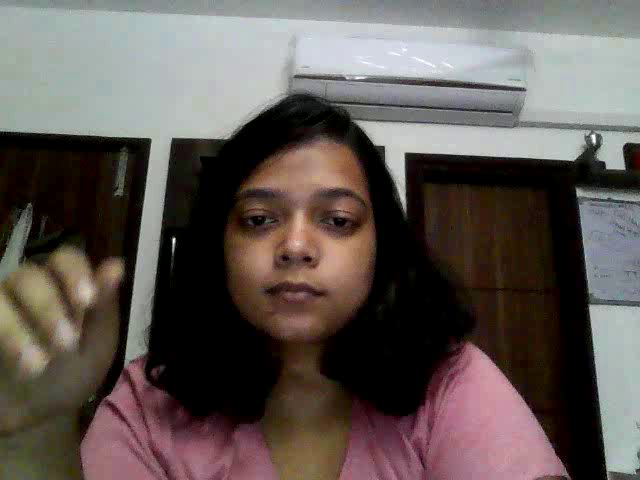
#> input picture frame 15 of Experiment/Hand-Gestures-Videos/Hand-Gestures-Videos/mp4/data/clap/clap_video_0.mp4, 640 x 480 px
$ python OpticalFlow.py
#> lines starting #> are read from the running program, lines starting #| are printed output that depends on the picture
import pickle
import csv
import cv2
import numpy as np
from pathlib import Path

video_file = "./user02_0.mp4"

class_idx = {"background": 1, "clap": 2, "peace": 3, "swipe_left": 4, "swipe_right": 5, "thumbs_down": 6, "thumbs_up": 7, "wave": 8 }


def preprocess(vid_path):

    # Get a VideoCapture object from video and store it in vs
    vc = cv2.VideoCapture(vid_path)
    # Read first frame
    ret, first_frame = vc.read()
#> first_frame is the input picture: shape (480, 640, 3); mean B, G, R 84.7, 88.6, 97.3
    # Scale and resize image
    max_dim = max(first_frame.shape)
#> max_dim = 640
    resize_dim = 342 #256
    scale = resize_dim/max_dim
#> scale = 0.534

    first_frame = cv2.resize(first_frame, None, fx=scale, fy=scale)
#> first_frame: shape (256, 342, 3)
    h, w, c = first_frame.shape
#> h = 256; w = 342; c = 3
    # Convert to gray scale
    prev_gray = cv2.cvtColor(first_frame, cv2.COLOR_BGR2GRAY)
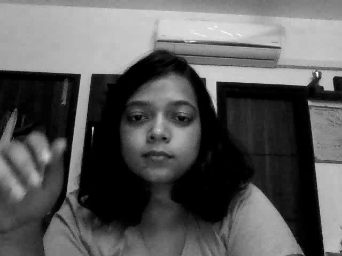
#> prev_gray: shape (256, 342); min 0, max 252, mean 90.7


    # Create mask
    mask = np.zeros_like(first_frame)
    # Sets image saturation to maximum
    mask[..., 1] = 255


    #Optical flow bounding. [-bound, bound] will be mapped to [0, 255].
    bound = 15


    # visualize flow frames
    visualize = False

    x_channel = []
    y_channel = []
    frames = []

    out = cv2.VideoWriter('video.mp4',-1,1,(600, 600))

    optical_flow = cv2.optflow.createOptFlow_DualTVL1()
    while(vc.isOpened()):
        # Read a frame from video
        ret, frame = vc.read()

        if frame is None:
            print("END")
            break
        # Convert new frame format`s to gray scale and resize gray frame obtained
        f = cv2.resize(frame, None, fx=scale, fy=scale)
        frames.append(f)
        gray = cv2.cvtColor(frame, cv2.COLOR_BGR2GRAY)
        gray = cv2.resize(gray, None, fx=scale, fy=scale)
#> gray: shape (256, 342)

        # Calculate dense optical flow by Farneback method
        # https://docs.opencv.org/3.0-beta/modules/video/doc/motion_analysis_and_object_tracking.html#calcopticalflowfarneback
        # flow = cv2.calcOpticalFlowFarneback(prev_gray, gray, None, pyr_scale = 0.5, levels = 5, winsize = 11, iterations = 5, poly_n = 5, poly_sigma = 1.1, flags = 0)


        # calculate optical flow TVL1
        # optical_flow = cv2.optflow.DualTVL1OpticalFlow_create()
        flow = optical_flow.calc(prev_gray, gray, None)
        #[-1,1] -> [0,255]


        # map optical flow back
        flow = flow / scale
        # normalization
        flow = np.round((flow + bound) / (2. * bound) * 255.)
        flow[flow < 0] = 0
        flow[flow > 255] = 255
        flow = cv2.resize(flow, (w, h))


        # print("Optical flow: ", flow.shape)
        x_channel.append(flow[...,0].squeeze())
        y_channel.append(flow[...,1].squeeze())

        # Update previous frame
        prev_gray = gray

        if visualize:
            # Compute the magnitude and angle of the 2D vectors
            magnitude, angle = cv2.cartToPolar(flow[..., 0], flow[..., 1])
            # Set image hue according to the optical flow direction
            mask[..., 0] = angle * 180 / np.pi / 2
            # Set image value according to the optical flow magnitude (normalized)
            mask[..., 2] = cv2.normalize(magnitude, None, 0, 255, cv2.NORM_MINMAX)
            # Convert HSV to RGB (BGR) color representation
            rgb = cv2.cvtColor(mask, cv2.COLOR_HSV2BGR)

            # Resize frame size to match dimensions
            frame = cv2.resize(frame, None, fx=scale, fy=scale)

            # Open a new window and displays the output frame
            dense_flow = cv2.addWeighted(frame, 1,rgb, 2, 0)
            cv2.imshow("Dense optical flow", dense_flow)
            out.write(dense_flow)
        # Frame are read by intervals of 1 millisecond. The programs breaks out of the while loop when the user presses the 'q' key
        if cv2.waitKey(10) & 0xFF == ord('q'):
#> (key q is pressed here)
            break
    # The following frees up resources and closes all windows
    vc.release()
    cv2.destroyAllWindows()
    # intervals = np.linspace(0, len(x_channel), CHANNELS, endpoint=False, dtype=int)
    # x_stack = np.stack(x_channel,-1)[:,:,intervals]
    # y_stack = np.stack(y_channel,-1)[:,:,intervals]

    vid_name = Path(vid_path)
    p1 = Path("datasets/rgb_frames") / vid_name.stem
    p2 = Path("datasets/flow_frames") / vid_name.stem / "x"
    p3 = Path("datasets/flow_frames") / vid_name.stem / "y"

    p1.mkdir(parents=True, exist_ok=True)
    p2.mkdir(parents=True, exist_ok=True)
    p3.mkdir(parents=True, exist_ok=True)

    for i, img in enumerate(frames):
        cv2.imwrite(str(p1 / f'frame{i+1:06d}.jpg'), img)
#> this loop made 1 pass

    for i, img in enumerate(x_channel):
        cv2.imwrite(str(p2 / f'frame{i+1:06d}.jpg'), x_channel[i])
    for i, img in enumerate(y_channel):
        cv2.imwrite(str(p3 / f'frame{i+1:06d}.jpg'), y_channel[i])
    return len(frames)


if __name__ == "__main__":
    csv_file = []
    all_dir = Path("./Hand-Gestures-Videos/Hand-Gestures-Videos/mp4/data")
    for folder in all_dir.iterdir():
        for file_name in folder.iterdir():
            num_frames = preprocess(str(file_name))
#> num_frames = 1
            csv_file.append((str(file_name.stem), str(num_frames), str(class_idx[str(folder.name)])))


    #pickle.dump(csv_file, open("csv_data.bin","wb"))
    with open("train.txt", "w") as ft:
        file_writer = csv.writer(ft,delimiter=' ', quotechar=',', quoting=csv.QUOTE_MINIMAL)
        for line in csv_file:
            file_writer.writerow(line)
#> this loop made 1 pass
#> line on pass 1: ('clap_video_0', '1', '2')

$ run again, starting later in the video
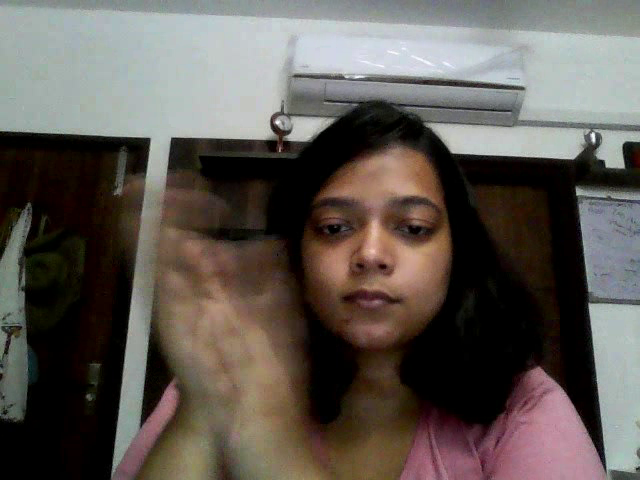
#> input picture frame 67 of Experiment/Hand-Gestures-Videos/Hand-Gestures-Videos/mp4/data/clap/clap_video_0.mp4, 640 x 480 px
#> in preprocess, first_frame is the input picture: shape (480, 640, 3); mean B, G, R 83.5, 89.2, 95.7
#> first_frame: shape (256, 342, 3)
#> in preprocess, `prev_gray = cv2.cvtColor(first_frame, cv2.COLOR_BGR2GRAY)`:
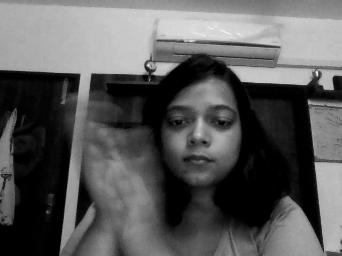
#> prev_gray: shape (256, 342); min 0, max 248, mean 90.4
#> the loop in preprocess, `for i, img in enumerate(frames):` made 1 pass
#> the loop in preprocess, `for i, img in enumerate(x_channel):` made 1 pass
#> the loop in preprocess, `for i, img in enumerate(y_channel):` made 1 pass
#> num_frames = 1
#> the loop `for line in csv_file:` made 1 pass
#> line on pass 1: ('clap_video_0', '1', '2')

$ run again, starting later in the video
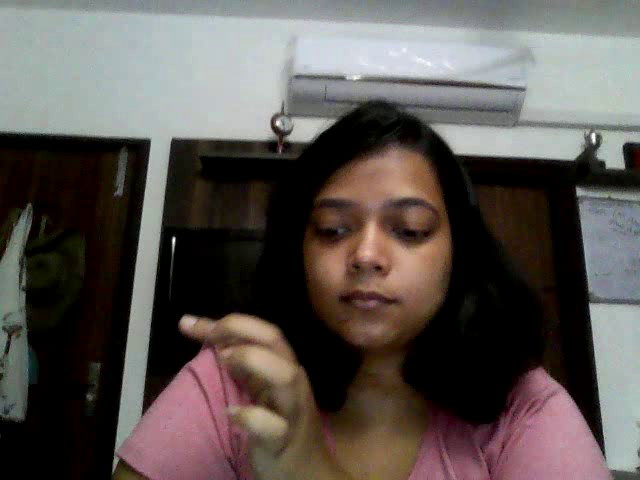
#> input picture frame 120 of Experiment/Hand-Gestures-Videos/Hand-Gestures-Videos/mp4/data/clap/clap_video_0.mp4, 640 x 480 px
#> in preprocess, first_frame is the input picture: shape (480, 640, 3); mean B, G, R 82.4, 85.9, 92.5
#> first_frame: shape (256, 342, 3)
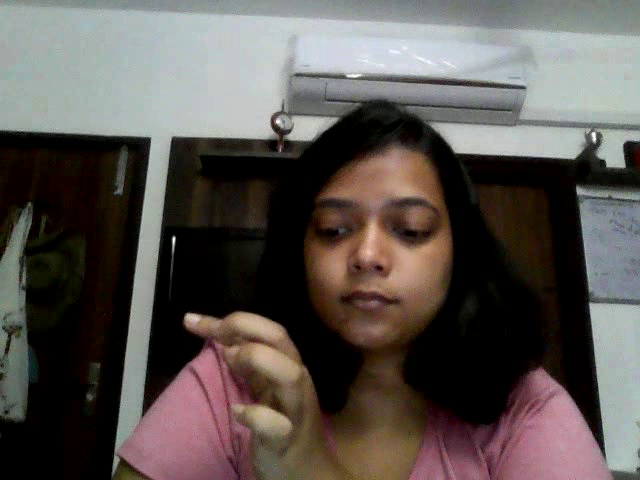
#> input picture frame 121 of Experiment/Hand-Gestures-Videos/Hand-Gestures-Videos/mp4/data/clap/clap_video_0.mp4, 640 x 480 px
#> in preprocess, frame is the input picture: shape (480, 640, 3); mean B, G, R 81.8, 85.6, 92.1
#> the loop in preprocess, `for i, img in enumerate(frames):` made 1 pass
#> the loop in preprocess, `for i, img in enumerate(x_channel):` made 1 pass
#> the loop in preprocess, `for i, img in enumerate(y_channel):` made 1 pass
#> pass 1, in preprocess, `cv2.imwrite(str(p3 / f'frame{i+1:06d}.jpg'), y_channel[i])`:
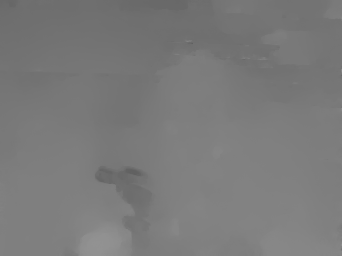
#> saved as frame000001.jpg: shape (256, 342); min 96, max 146, mean 122.2
#> num_frames = 1
#> the loop `for line in csv_file:` made 1 pass
#> line on pass 1: ('clap_video_0', '1', '2')
